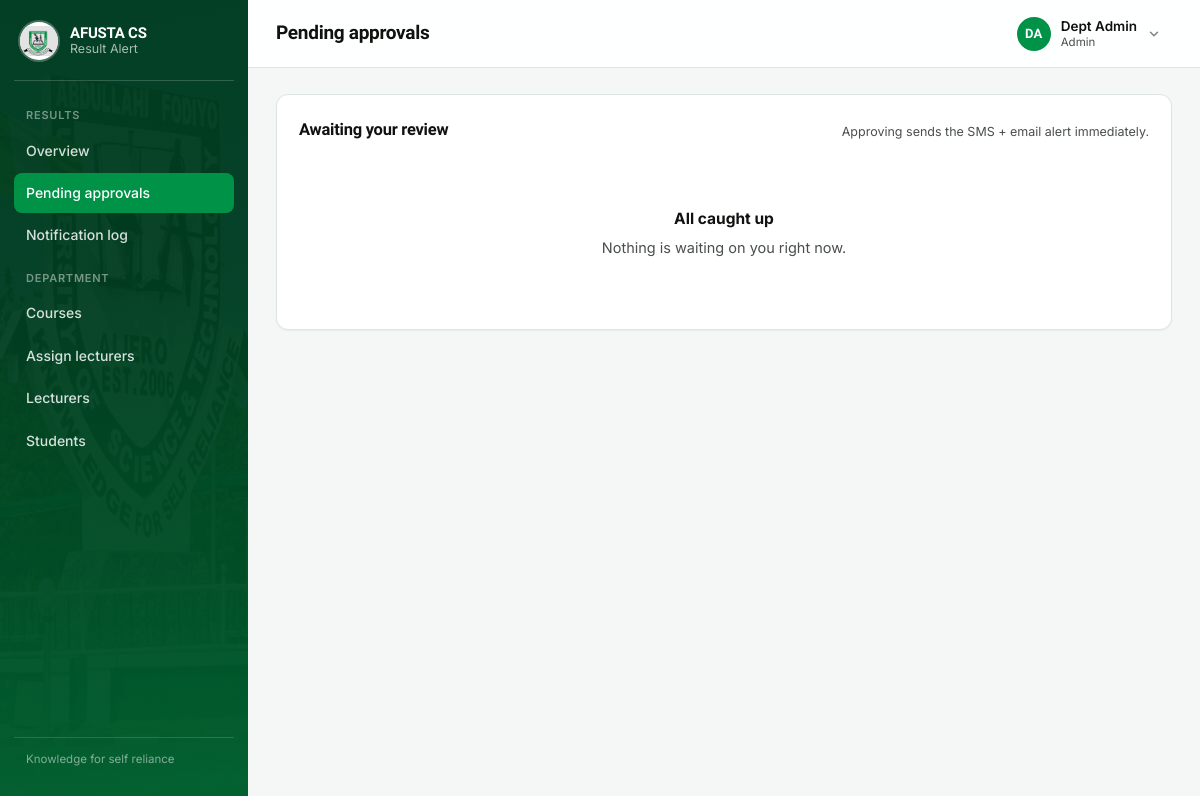
Page /admin-portal/pending/ (signed in) on the committed database.
### accounts/models.py (models this page shows, shortened)
class User(AbstractUser):
    class Role(models.TextChoices):
        STUDENT = 'student', 'Student'
        LECTURER = 'lecturer', 'Lecturer'
        ADMIN = 'admin', 'Admin'
    role = models.CharField(max_length=10, choices=Role.choices)
    phone = models.CharField(
        max_length=20,
        help_text='Include country code where possible, e.g. +2348012345678',
    )
    @property
    def initials(self):
        letters = ''.join(part[0] for part in (self.first_name, self.last_name) if part)
        return (letters or self.username[:2]).upper()

### academics/views.py (the view)
# urls.py: path('admin-portal/pending/', views.pending_results, name='pending_results'),
@role_required('admin')
def pending_results(request):
    results = Result.objects.filter(status=Result.Status.PENDING).select_related('student', 'course')
    return render(request, 'academics/pending_results.html', {'results': results})

### templates/academics/pending_results.html (shortened to what this page needs)
{% extends 'base_app.html' %}
{% block page_title %}Pending approvals{% endblock %}
{% block sidenav %}{% include 'academics/_admin_nav.html' with active='pending' %}{% endblock %}
{% block content %}
<div class="card">
  <div class="section-title">
    <h2>Awaiting your review</h2>
    <span class="helptext">Approving sends the SMS + email alert immediately.</span>
  </div>
  {% if results %}
    <div class="table-wrap">
      <table class="data">
        <thead>
          <tr>
            <th>Student</th><th>Course</th><th>Score</th><th>Session</th><th>Uploaded by</th>
            <th class="col-actions">Actions</th>
          </tr>
        </thead>
        <tbody>
          {% for result in results %}
          <tr>
            <td>
              {{ result.student.get_full_name }}
              <span class="col-muted">({{ result.student.student_profile.matric_no }})</span>
            </td>
            <td class="col-id">{{ result.course.course_code }}</td>
            <td class="col-nowrap">
              {{ result.score }} <span class="badge badge-grade">{{ result.grade }}</span>
            </td>
            <td class="col-muted col-nowrap">{{ result.get_semester_display }}, {{ result.session }}</td>
            <td class="col-muted">{{ result.uploaded_by.get_full_name }}</td>
            <td class="col-actions">
              <span class="row-actions">
                <form method="post" action="{% url 'academics:approve_result' result.pk %}">
                  {% csrf_token %}
                  <button class="btn btn-primary btn-sm" type="submit">Approve</button>
                </form>
                <form method="post" action="{% url 'academics:reject_result' result.pk %}">
                  {% csrf_token %}
                  <button class="btn btn-danger btn-sm" type="submit">Reject</button>
                </form>
              </span>
            </td>
          </tr>
          {% endfor %}
        </tbody>
      </table>
    </div>
  {% else %}
    <div class="empty">
      <strong>All caught up</strong>
      Nothing is waiting on you right now.
    </div>
  {% endif %}
</div>
{% endblock %}

### templates/base_app.html (shortened to what this page needs)
{% load static %}<!DOCTYPE html>
<html lang="en">
<head>
  <link rel="stylesheet" href="{% static 'css/main.css' %}">
</head>
<body>
  <div class="app-shell">
    <aside class="sidebar">
      <a class="brand" href="{% url 'home' %}">
        <img src="{% static 'images/logo.jpg' %}" alt="AFUSTA crest">
        <span class="brand-text">
          <span class="brand-word">AFUSTA CS</span>
          <span class="brand-sub">Result Alert</span>
        </span>
      </a>
      <nav aria-label="Main">
        {% block sidenav %}{% include '_sidenav.html' %}{% endblock %}
      </nav>
      <div class="spacer"></div>
      <p class="sidebar-foot">Knowledge for self reliance</p>
    </aside>
    <div class="main">
      <header class="topbar">
        <h1>{% block page_title %}Dashboard{% endblock %}</h1>
        <div class="user-menu" data-user-menu>
          <button type="button" class="user-menu-btn" data-user-menu-button
                  aria-expanded="false" aria-haspopup="true">
            <span class="avatar" aria-hidden="true">{{ request.user.initials }}</span>
            <span class="user-menu-id">
              <span class="user-menu-name">{{ request.user.get_full_name|default:request.user.username }}</span>
              <span class="user-menu-role">{{ request.user.get_role_display }}</span>
            </span>
            <svg class="user-menu-caret" width="14" height="14" viewBox="0 0 24 24" fill="none"
                 stroke="currentColor" stroke-width="2.5" stroke-linecap="round" stroke-linejoin="round"
                 aria-hidden="true"><polyline points="6 9 12 15 18 9"></polyline></svg>
          </button>
        </div>
      </header>
      <main class="content">
        {% block content %}{% endblock %}
      </main>
    </div>
  </div>
</body>
</html>

### rows in the picture
User: user.initials "DA", user.get_full_name "Dept Admin", user.role "Admin"
